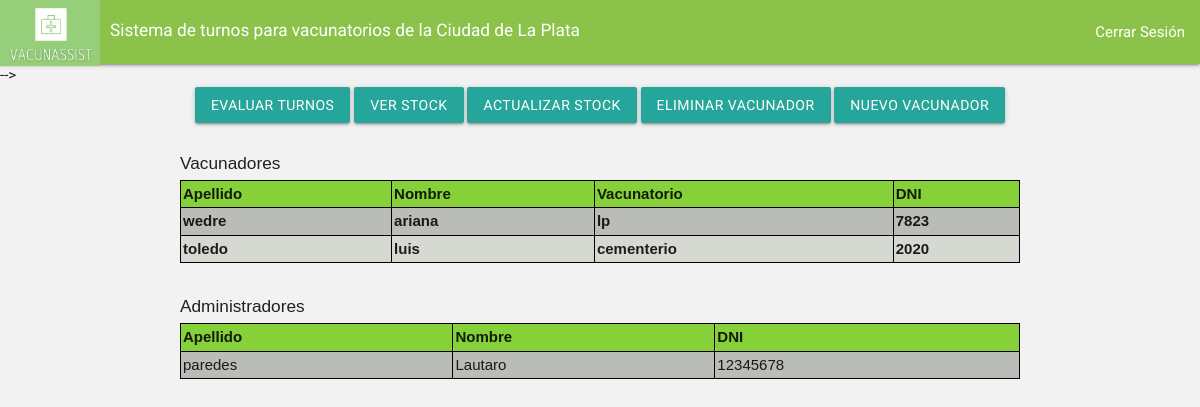
The app's page /inicio_admin/ with its own data.
### main/models.py (models this page shows, shortened)
class Vacunador(models.Model):
    vacunador_nombre= models.CharField(max_length=200)
    vacunador_apellido= models.CharField(max_length=20)
    vacunador_fechaNac= models.DateTimeField("fecha nacimiento")
    vacunador_zona= models.CharField(max_length=200)
    vacunador_dni= models.IntegerField()
    vacunador_email= models.EmailField(max_length=254)
    codigo= models.IntegerField()
    contraseña = models.CharField(max_length=200)

class Administrador(models.Model):
    administrador_nombre= models.CharField(max_length=200)
    administrador_apellido= models.CharField(max_length=20)
    administrador_fechaNac= models.DateTimeField("fecha nacimiento")
    administrador_zona= models.CharField(max_length=200)
    administrador_dni= models.IntegerField()
    contraseña = models.CharField(max_length=200)
    administrador_email= models.EmailField(max_length=254)
    codigo= models.IntegerField()

### main/views.py (the view)
# urls.py: path('inicio_admin/' , views.inicio_admin, name= "inicio_admin"),
def inicio_admin(request):
    data2= {
      'form' :PacienteRegistro()
    }
    administradorList= Administrador.objects.all()
    vacunadoresList= Vacunador.objects.all()
    vacunadorList= Vacunador.objects.all()
    return render(request,"main/inicio_admin.html",{"administradores" : administradorList,"vacunadores" :vacunadoresList})
    return render(request, "main/inicio_admin.html",{"administradores" : administradorList, "vacunadores" : vacunadorList})

### main/templates/main/inicio_admin.html (shortened to what this page needs)
<!DOCTYPE html>
{% load static %}
<html lang="en" dir="ltr">
  <head>
  	<link rel="stylesheet" href="estilos.css">
        <link rel="stylesheet" href="https://cdnjs.cloudflare.com/ajax/libs/materialize/1.0.0/css/materialize.min.css">
        <link type='text/css' href="{% static 'css/estilo.css' %}" rel="stylesheet" />
    <nav>
        <div class="nav-wrapper  light-green">
          <a href="/" class="brand-logo">
            <img src="{% static 'imagenes/Logo_VacunAssist_recortado.png' %}" class="img-fluid" width="100" height="66">
          <div class="right"  style="margin: 9px 0px 0px 10px">
            <h6>Sistema de turnos para vacunatorios de la Ciudad de La Plata</h6>
            </div>
          </a>
          <ul id="nav-mobile" class="right hide-on-med"></a>
            <li><a href="/login/">Cerrar Sesión</a></li>
          </ul>
        </div>
      </nav>
  </head>
  <body bgcolor="FFFFFF">
  </div> -->
  <div class="center">
    <div class="row justify-content-center align-items-center">
      <div class="col-sm-12 col-md-6 col-lg-8 col-xl-8">
        <td><a href="/evaluarTurno/" class="btn btn-primary btn-lg btn-danger">Evaluar Turnos</a></td>
        <th colspan="2"> </th><td><a href="/sumarTotales/" class="btn btn-primary btn-lg btn-danger">Ver Stock</a></td>
        <th colspan="2"> </th><td><a href="/editarStockVacunatorio/" class="btn btn-primary btn-lg btn-danger"> Actualizar Stock</a></td>
        <th colspan="2"> </th><td><a href="/eliminarVacunador/" class="btn btn-primary btn-lg btn-danger"> Eliminar Vacunador </a></td>
        <th colspan="2"> </th><td><a href="/registro_vacunador/" class="btn btn-primary btn-lg btn-danger"> Nuevo Vacunador </a></td>
      </div>
    </div>
  </div>
        <table id:"tableUsers" style="background-color:#D6D8D2; margin: 0 auto;">
          <caption >
            <div class="left"><h6> Vacunadores </h6></div>
          </caption>
          <tr style="background-color:#86D03A">
              <th>Apellido </th>
              <th>Nombre</th>
              <th>Vacunatorio</th>
              <th>DNI</th>
          </tr>
        <div class="vacunadores">
          {% for v in vacunadores %}
              <div class="Vacunador">
                <tr style="background-color:#CBCBCB, #B0B0B0">
                  <th>{{v.vacunador_apellido}} </th>
                  <th>{{v.vacunador_nombre}}</th>
                  <th>{{v.vacunador_zona}}</th>
                  <th>{{v.vacunador_dni}}</th>
                </tr>
              </div>
          {% endfor %}
        </div>
      </table>
      <br>
        <table id:"tableUsers" style="background-color:#D6D8D2; margin: 0 auto;">
          <caption >
            <div class="left"><h6> Administradores </h6></div>
          </caption>
          <tr style="background-color:#86D03A">
              <th>Apellido </th>
              <th>Nombre</th>
              <th>DNI</th>
          </tr>
          <div class="administradores">
            {% for a in administradores %}
            <div class="Administrador">
              <tr style="background-color:#CBCBCB, #B0B0B0">
                <td>{{a.administrador_apellido}} </td>
                <td> {{a.administrador_nombre}}</td>
                <td>{{a.administrador_dni}}</td>
             </tr>
            </div>
            {% endfor %}
          </div>
        </table>
           <body>
                     <body>
                     </body>
           </body>
  </body>
</html>

### main/templates/main/estilos.css (style rules this page uses)
* { margin: 0; padding: 0; box-sizing: border-box; }
body { background: #f2f2f2; font-family: 'Roboto', sans-serif; min-height: 100vh; }

### main/templates/main/inicio_admin.html (style rules this page uses)
table { font-family: arial, sans-serif; border-collapse: collapse; width: 70%; }
td, th { border: 1px solid #000000; text-align: left; padding: 2px; }
tr:nth-child(even) { background-color: #BABCB7; }

### records on screen
Vacunador: vacunador_apellido "wedre", vacunador_nombre "ariana", vacunador_zona "lp", vacunador_dni "7823"
Vacunador: vacunador_apellido "toledo", vacunador_nombre "luis", vacunador_zona "cementerio", vacunador_dni "2020"
Administrador: administrador_apellido "paredes", administrador_nombre "Lautaro", administrador_dni "12345678"
